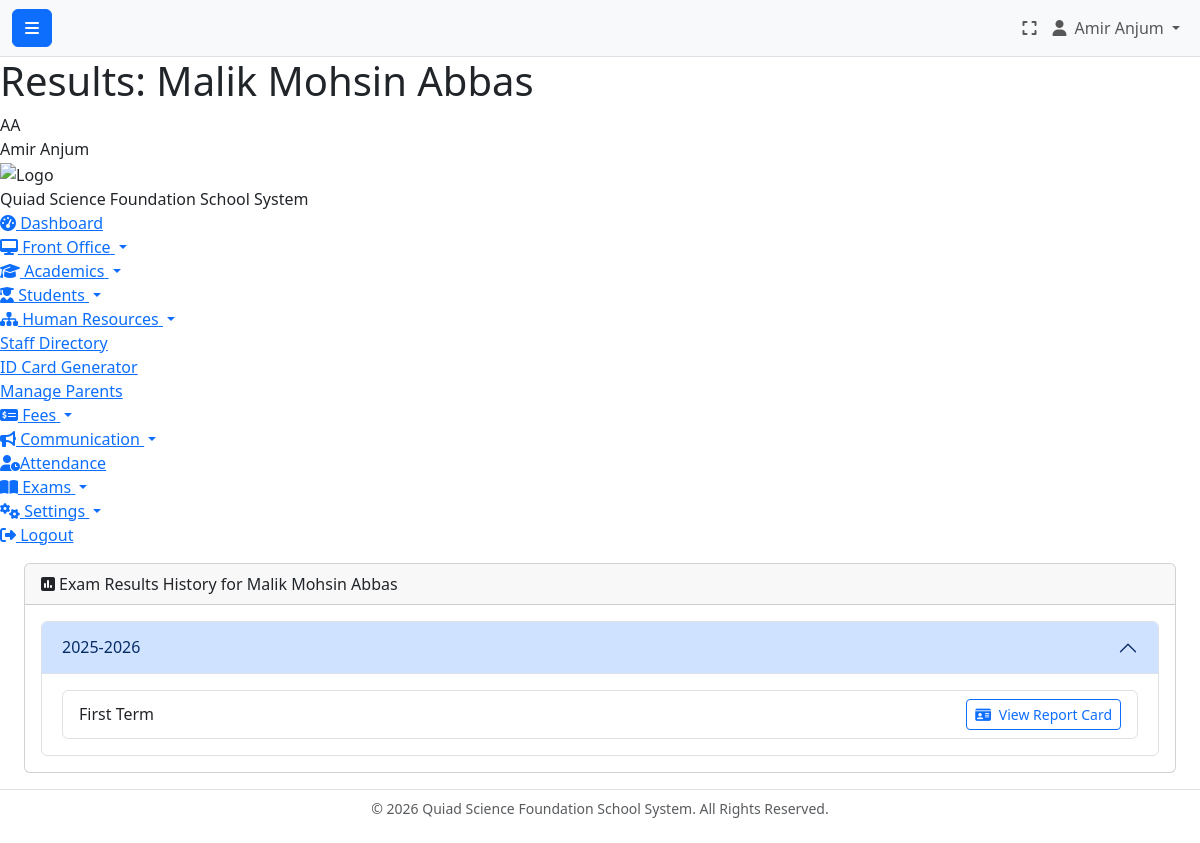
Screenshot of /branchadmin/hr/view_child_results.php?id=1 (signed in) with the database file from the repository.
### tables this page shows
CREATE TABLE `students` (
  `id` int(11) NOT NULL,
  `user_id` int(11) NOT NULL,
  `branch_id` int(11) NOT NULL,
  `parent_id` int(11) DEFAULT NULL,
  `admission_no` varchar(50) NOT NULL,
  `admission_date` date NOT NULL,
  `dob` date DEFAULT NULL,
  `gender` enum('male','female','other') DEFAULT NULL,
  `cnic` varchar(20) DEFAULT NULL,
  `blood_group` varchar(10) DEFAULT NULL,
  `religion` varchar(50) DEFAULT NULL,
  `caste` varchar(50) DEFAULT NULL,
  `mobile_no` varchar(20) DEFAULT NULL,
  `photo` varchar(255) DEFAULT NULL,
  `current_address` text DEFAULT NULL,
  `permanent_address` text DEFAULT NULL
);

CREATE TABLE `users` (
  `id` int(11) NOT NULL,
  `branch_id` int(11) DEFAULT NULL,
  `username` varchar(50) NOT NULL,
  `email` varchar(100) NOT NULL,
  `password` varchar(255) NOT NULL,
  `full_name` varchar(100) NOT NULL,
  `role` enum('superadmin','branchadmin','teacher','student','parent') NOT NULL,
  `status` enum('active','inactive','suspended') NOT NULL DEFAULT 'active',
  `password_reset_token` varchar(255) DEFAULT NULL,
  `password_reset_expires` datetime DEFAULT NULL,
  `last_login` timestamp NULL DEFAULT NULL,
  `created_at` timestamp NOT NULL DEFAULT current_timestamp(),
  `updated_at` timestamp NOT NULL DEFAULT current_timestamp() ON UPDATE current_timestamp()
);

CREATE TABLE `exam_types` (
  `id` int(11) NOT NULL,
  `branch_id` int(11) NOT NULL,
  `session_id` int(11) NOT NULL,
  `name` varchar(100) NOT NULL,
  `publish_date` date DEFAULT NULL
);

### branchadmin/hr/view_child_results.php (the view, shortened to what this page needs)
<?php
require_once '../../config.php';
$branch_id = $_SESSION['branch_id'];
$student_id = isset($_GET['id']) ? (int)$_GET['id'] : 0;
$stmt_student = $db->prepare("SELECT u.full_name, s.parent_id FROM students s JOIN users u ON s.user_id = u.id WHERE s.id = ? AND s.branch_id = ?");
$stmt_student->execute([$student_id, $branch_id]);
$student = $stmt_student->fetch();
$page_title = "Results: " . htmlspecialchars($student['full_name']);
$stmt_results = $db->prepare("
    SELECT DISTINCT
        et.id as exam_id,
        et.name as exam_name,
        sess.id as session_id,
        sess.name as session_name
    FROM exam_marks em
    JOIN exam_schedule es ON em.exam_schedule_id = es.id
    JOIN exam_types et ON es.exam_type_id = et.id
    JOIN academic_sessions sess ON em.session_id = sess.id
    WHERE em.student_id = :student_id AND em.branch_id = :branch_id
    ORDER BY sess.start_date DESC, et.name ASC
");
$stmt_results->execute([':student_id' => $student_id, ':branch_id' => $branch_id]);
$exam_results_list = $stmt_results->fetchAll();
$results_by_session = [];
foreach ($exam_results_list as $result) {
    $results_by_session[$result['session_name']][] = $result;
}
require_once '../../header.php';
?>
<?php require_once ROOT_PATH . '/sidebar_branchadmin.php'; ?>
<?php require_once ROOT_PATH . '/navbar.php'; ?>
<div class="container-fluid px-4">
    <div class="card">
        <div class="card-header"><i class="fas fa-poll me-1"></i>Exam Results History for <?php echo htmlspecialchars($student['full_name']); ?></div>
        <div class="card-body">
            <?php if (empty($results_by_session)): ?>
                <div class="alert alert-info">No exam results found for this student.</div>
            <?php else: ?>
                <div class="accordion" id="resultsAccordion">
                    <?php $first = true; foreach ($results_by_session as $session_name => $exams): ?>
                    <div class="accordion-item">
                        <h2 class="accordion-header" id="heading-<?php echo $exams[0]['session_id']; ?>"><button class="accordion-button <?php echo !$first ? 'collapsed' : ''; ?>" type="button" data-bs-toggle="collapse" data-bs-target="#collapse-<?php echo $exams[0]['session_id']; ?>" aria-expanded="<?php echo $first ? 'true' : 'false'; ?>"><?php echo htmlspecialchars($session_name); ?></button></h2>
                        <div id="collapse-<?php echo $exams[0]['session_id']; ?>" class="accordion-collapse collapse <?php echo $first ? 'show' : ''; ?>" data-bs-parent="#resultsAccordion">
                            <div class="accordion-body"><ul class="list-group"><?php foreach ($exams as $exam): ?><li class="list-group-item d-flex justify-content-between align-items-center"><?php echo htmlspecialchars($exam['exam_name']); ?><a href="../exams/print_report_card.php?session_id=<?php echo $exam['session_id']; ?>&exam_id=<?php echo $exam['exam_id']; ?>&student_id=<?php echo $student_id; ?>" target="_blank" class="btn btn-sm btn-outline-primary"><i class="fas fa-id-card me-1"></i> View Report Card</a></li><?php endforeach; ?></ul></div>
                        </div>
                    </div>
                    <?php $first = false; endforeach; ?>
                </div>
            <?php endif; ?>
        </div>
    </div>
</div>
<?php require_once '../../footer.php'; ?>

### content-header.php
<?php
function get_user_initials($name) {
    $words = explode(" ", $name);
    $initials = "";
    if (count($words) >= 2) {
        $initials .= strtoupper(substr($words[0], 0, 1));
        $initials .= strtoupper(substr(end($words), 0, 1));
    } else {
        $initials .= strtoupper(substr($name, 0, 2));
    }
    return $initials;
}
?>
<div class="content-header">
    <h1 class="page-title"><?php echo $page_title ?? 'Dashboard'; ?></h1>
    <div class="user-info">
        <div class="user-avatar"><?php echo get_user_initials($_SESSION['full_name']); ?></div>
        <span><?php echo htmlspecialchars($_SESSION['full_name']); ?></span>
    </div>
</div>

### rows the page displays
students: user.full_name "Results: Malik Mohsin Abbas", user.full_name "Malik Mohsin Abbas"
exam_types: session_name "2025-2026", name "First Term"

### other values shown
$_SESSION['full_name'] "Amir Anjum"
get_user_initials($_SESSION['full_name']) "AA"
SITE_NAME "Quiad Science Foundation School System"
